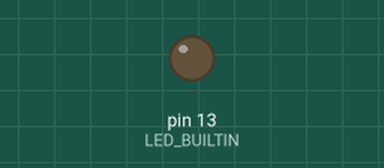
Simulated run of this sketch. Board: Arduino Uno, built with avr-gcc and run on an emulated ATmega328P. On the bench: output pins drawn as LEDs (lit = HIGH).

Above: at 1.0 s.
At 3.0 s:
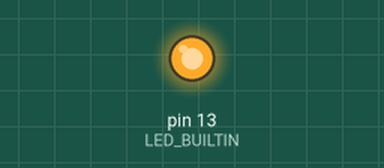
Timing chart, 0 to 5.2 s (numbered marks = the images above):
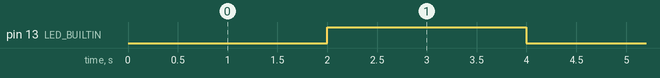

The sketch:

25._-_Piscar_LED_com_delay_atrasando.ino
```cpp
/* Programa....: 25._Piscar_LED_com_delay_atrasando.ino
 * Autor.......: Fernando Bryan Frizzarin
 * Observações.: Pisca o LED embutido a cada segundo, mas a função delay irá atrapalhar
 *               fazendo com que o tempo seja de 2 segundos
 * Montagem....: Não há montagem necessária
 */

unsigned long anterior = 0;

void setup() {
  pinMode(LED_BUILTIN, OUTPUT);
}

void loop() {
  unsigned long atual = millis();

  if (atual - anterior >= 1000) {
    anterior = atual;
    digitalWrite(LED_BUILTIN, !digitalRead(LED_BUILTIN));
  }
  delay(2000);
}
```

Measured:
- by itself, pin 13 (LED_BUILTIN): alternates HIGH for 2.0 s and LOW for 2.0 s
